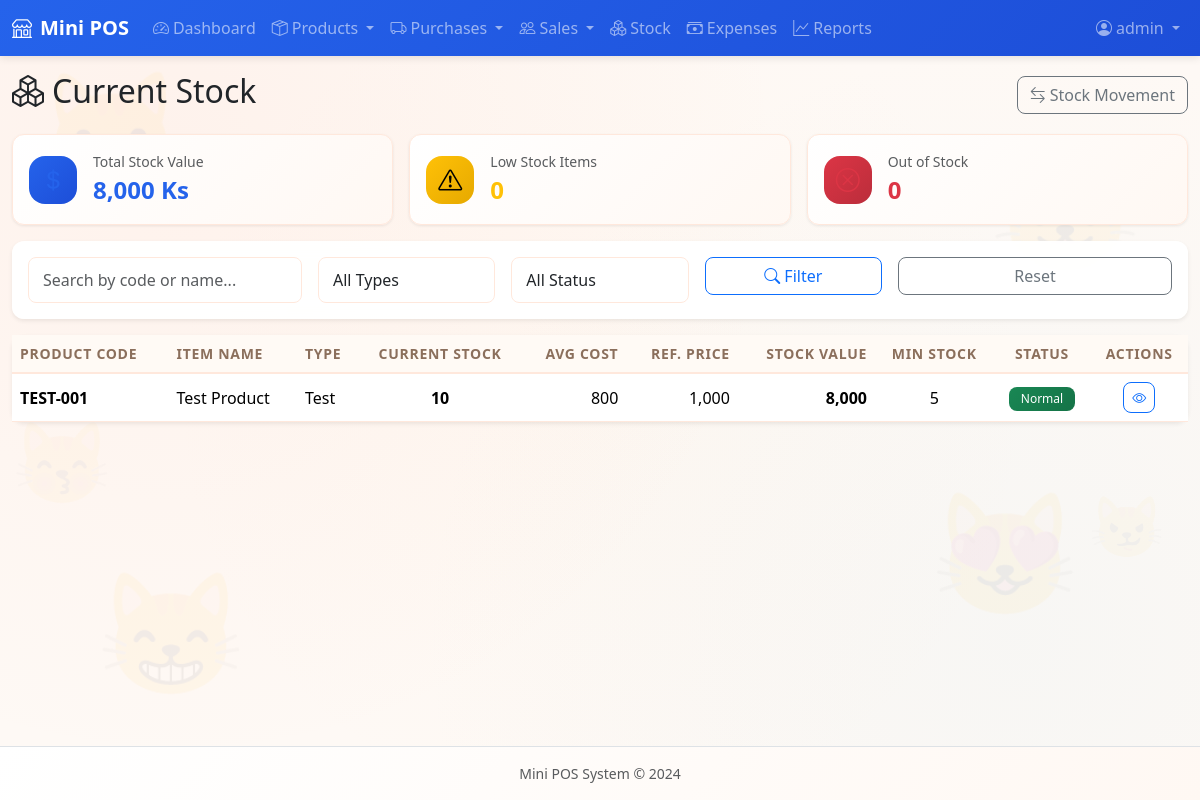
The app's page /stock/ (signed in), older data.
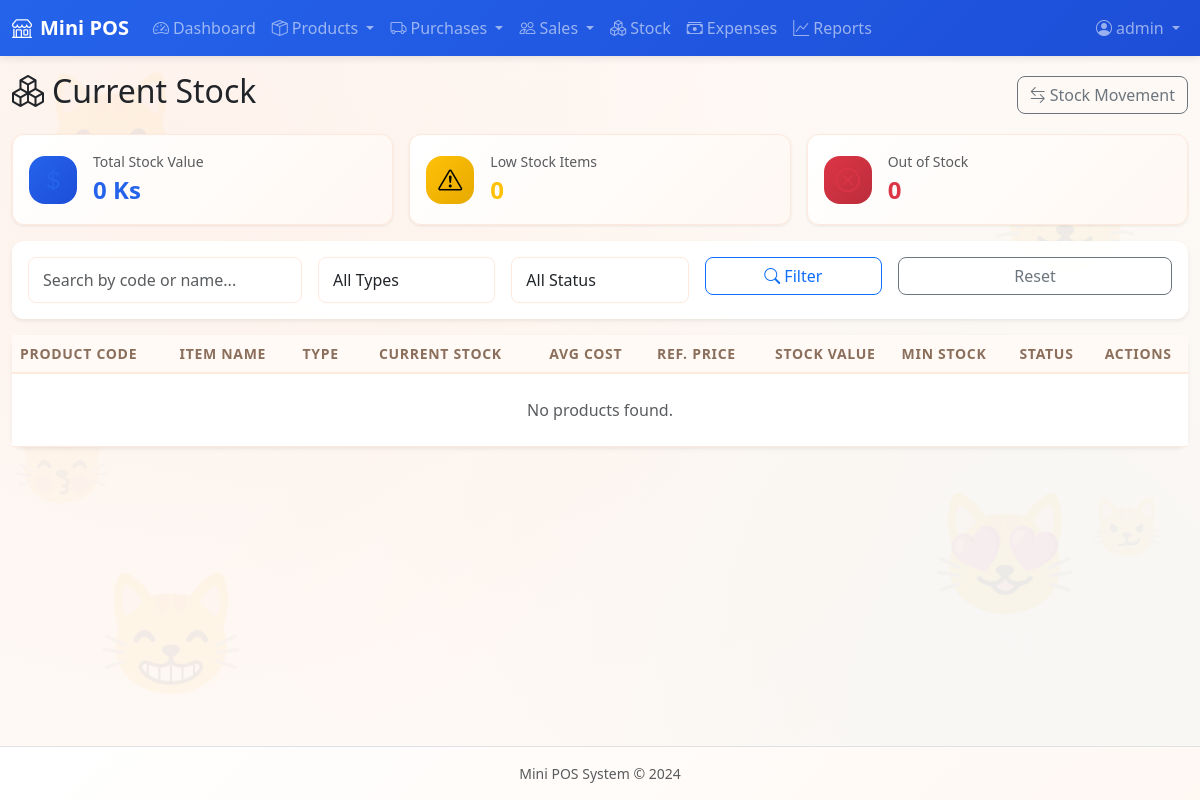
The same page, newer data.
### app/models.py (models this page shows, shortened)
class PurchaseItem(db.Model):
    __tablename__ = 'purchase_items'
    id = db.Column(db.Integer, primary_key=True)
    purchase_id = db.Column(db.Integer, db.ForeignKey('purchases.id'), nullable=False)
    product_id = db.Column(db.Integer, db.ForeignKey('products.id'), nullable=False)
    quantity = db.Column(db.Integer, nullable=False)
    unit_price = db.Column(db.Numeric(15, 2), nullable=False)  # Actual purchase cost per unit
    reference_price = db.Column(db.Numeric(15, 2), nullable=False, default=0)  # Manual reference price for this batch
    total_price = db.Column(db.Numeric(15, 2), nullable=False)

class Product(db.Model):
    __tablename__ = 'products'
    id = db.Column(db.Integer, primary_key=True)
    product_code = db.Column(db.String(20), unique=True, nullable=False, index=True)
    item_name = db.Column(db.String(200), nullable=False)
    product_type = db.Column(db.String(50), nullable=False)
    reference_selling_price = db.Column(db.Numeric(15, 2), nullable=False, default=0)
    minimum_stock = db.Column(db.Integer, nullable=False, default=0)
    is_active = db.Column(db.Boolean, default=True)
    created_at = db.Column(db.DateTime, default=datetime.utcnow)
    updated_at = db.Column(db.DateTime, default=datetime.utcnow, onupdate=datetime.utcnow)
    purchases = db.relationship('PurchaseItem', backref='product', lazy='dynamic')
    sales = db.relationship('SaleItem', backref='product', lazy='dynamic')
    stock_movements = db.relationship('StockMovement', backref='product', lazy='dynamic')
    def get_current_stock(self):
        total_in = db.session.query(db.func.coalesce(db.func.sum(StockMovement.quantity_in), 0)).filter(
            StockMovement.product_id == self.id,
            StockMovement.transaction_type.in_(['Purchase', 'Customer Return', 'Adjustment'])
        ).scalar() or 0
        accepted_purchase_in = db.session.query(db.func.coalesce(db.func.sum(StockMovement.quantity_in), 0)).join(
            Purchase, StockMovement.reference_no == Purchase.purchase_no
        ).filter(
            StockMovement.product_id == self.id,
            StockMovement.transaction_type == 'Purchase',
            Purchase.status == 'Accepted'
        ).scalar() or 0
        total_out = db.session.query(db.func.coalesce(db.func.sum(StockMovement.quantity_out), 0)).filter(
            StockMovement.product_id == self.id
        ).scalar() or 0
        if accepted_purchase_in > 0:
            return accepted_purchase_in - total_out
        return total_in - total_out
    def get_weighted_average_cost(self):
        purchases = PurchaseItem.query.filter_by(product_id=self.id).all()
        if not purchases:
            return Decimal('0')
        total_qty = sum(p.quantity for p in purchases)
        total_cost = sum(p.total_price for p in purchases)
        if total_qty == 0:
            return Decimal('0')
        return (total_cost / total_qty).quantize(Decimal('0.01'))
    def get_stock_status(self):
        current_stock = self.get_current_stock()
        if current_stock <= 0:
            return 'Out of Stock'
        elif current_stock <= self.minimum_stock:
            return 'Low Stock'
        return 'Normal'

### app/stock/__init__.py (the view, shortened to what this page needs)
@bp.route('/')
@login_required
def index():
    page = request.args.get('page', 1, type=int)
    search = request.args.get('search', '')
    type_filter = request.args.get('type', '')
    status_filter = request.args.get('status', '')
    products = Product.query
    if search:
        products = products.filter(or_(
            Product.product_code.ilike(f'%{search}%'),
            Product.item_name.ilike(f'%{search}%')
        ))
    if type_filter:
        products = products.filter(Product.product_type == type_filter)
    if status_filter == 'active':
        products = products.filter(Product.is_active == True)
    elif status_filter == 'inactive':
        products = products.filter(Product.is_active == False)
    all_products = products.order_by(Product.product_code).all()
    product_data = []
    for p in all_products:
        current_stock = p.get_current_stock()
        avg_cost = p.get_weighted_average_cost()
        stock_value = current_stock * avg_cost
        status = p.get_stock_status()
        product_data.append({
            'product': p,
            'current_stock': current_stock,
            'avg_cost': avg_cost,
            'stock_value': stock_value,
            'status': status
        })
    per_page = 20
    total = len(product_data)
    start = (page - 1) * per_page
    end = start + per_page
    paginated = product_data[start:end]
    class Pagination:
        def __init__(self, page, per_page, total, items):
            self.page = page
            self.per_page = per_page
            self.total = total
            self.items = items
            self.pages = (total + per_page - 1) // per_page
            self.has_prev = page > 1
            self.has_next = page < self.pages
            self.prev_num = page - 1
            self.next_num = page + 1
    pagination = Pagination(page, per_page, total, paginated)
    product_types = ['စပန့်', 'ချည်နု']
    total_stock_value = sum(p['stock_value'] for p in product_data)
    low_stock_count = sum(1 for p in product_data if p['status'] == 'Low Stock')
    out_of_stock_count = sum(1 for p in product_data if p['status'] == 'Out of Stock')
    return render_template('stock/index.html',
                           pagination=pagination,
                           search=search,
                           type_filter=type_filter,
                           status_filter=status_filter,
                           product_types=product_types,
                           total_stock_value=total_stock_value,
                           low_stock_count=low_stock_count,
                           out_of_stock_count=out_of_stock_count)

### app/__init__.py (called while the page is built)
@login_manager.user_loader
def load_user(user_id):
    return User.query.get(int(user_id))

### app/models.py (called while the page is built)
    def is_admin(self):
        return self.role == 'admin'

### app/templates/stock/index.html (shortened to what the changed rows need)
{% extends "base.html" %}
{% block content %}
<div class="d-flex justify-content-between align-items-center mb-3">
    <h2><i class="bi bi-boxes me-2"></i>Current Stock</h2>
</div>
<div class="row g-3 mb-3">
    <div class="col-12 col-md-4">
        <div class="card stats-card h-100">
            <div class="card-body">
                <div class="d-flex align-items-center">
                    <div>
                        <div class="text-muted small">Total Stock Value</div>
                        <div class="fw-bold fs-4 text-primary">{{ "{:,.0f}".format(total_stock_value) }} Ks</div>
                    </div>
                </div>
            </div>
        </div>
    </div>
</div>
<div class="card shadow-sm">
    <div class="card-body p-0">
        <div class="table-responsive">
            <table class="table table-hover mb-0">
                <thead class="table-light">
                    <tr>
                        <th>Product Code</th>
                        <th>Item Name</th>
                        <th>Type</th>
                        <th class="text-center">Current Stock</th>
                        <th class="text-end">Avg Cost</th>
                        <th class="text-end">Ref. Price</th>
                        <th class="text-end">Stock Value</th>
                        <th class="text-center">Min Stock</th>
                        <th class="text-center">Status</th>
                        <th class="text-center">Actions</th>
                    </tr>
                </thead>
                <tbody>
                    {% for item in pagination.items %}
                    <tr>
                        <td><strong>{{ item.product.product_code }}</strong></td>
                        <td>{{ item.product.item_name }}</td>
                        <td>{{ item.product.product_type }}</td>
                        <td class="text-center fw-bold {% if item.current_stock <= 0 %}text-danger{% elif item.current_stock <= item.product.minimum_stock %}text-warning{% endif %}">
                            {{ item.current_stock }}
                        </td>
                        <td class="text-end">{{ "{:,.0f}".format(item.avg_cost) }}</td>
                        <td class="text-end">{{ "{:,.0f}".format(item.product.reference_selling_price) }}</td>
                        <td class="text-end fw-bold">{{ "{:,.0f}".format(item.stock_value) }}</td>
                        <td class="text-center">{{ item.product.minimum_stock }}</td>
                        <td class="text-center">
                            <span class="badge bg-{{ 'success' if item.status == 'Normal' else 'warning' if item.status == 'Low Stock' else 'danger' }}">
                                {{ item.status }}
                            </span>
                        </td>
                        <td class="text-center">
                            <a href="{{ url_for('stock.detail', id=item.product.id) }}" class="btn btn-sm btn-outline-primary" title="Details"><i class="bi bi-eye"></i></a>
                        </td>
                    </tr>
                    {% else %}
                    <tr>
                        <td colspan="10" class="text-center py-4 text-muted">No products found.</td>
                    </tr>
                    {% endfor %}
                </tbody>
            </table>
        </div>
    </div>
</div>
{% endblock %}

Row changes from the older to the newer data that the page shows:
removed PurchaseItem: product.product_code "TEST-001", product.item_name "Test Product", product.product_type "Test", current_stock "10", avg_cost "800", stock_value "8,000", product.minimum_stock "5", status "Normal"
removed Product: product.reference_selling_price "1,000"
Text that changed along with them:
{{ "{:,.0f}".format(total_stock_value) }}: "8,000" → "0"
text now shown: "No products found."
